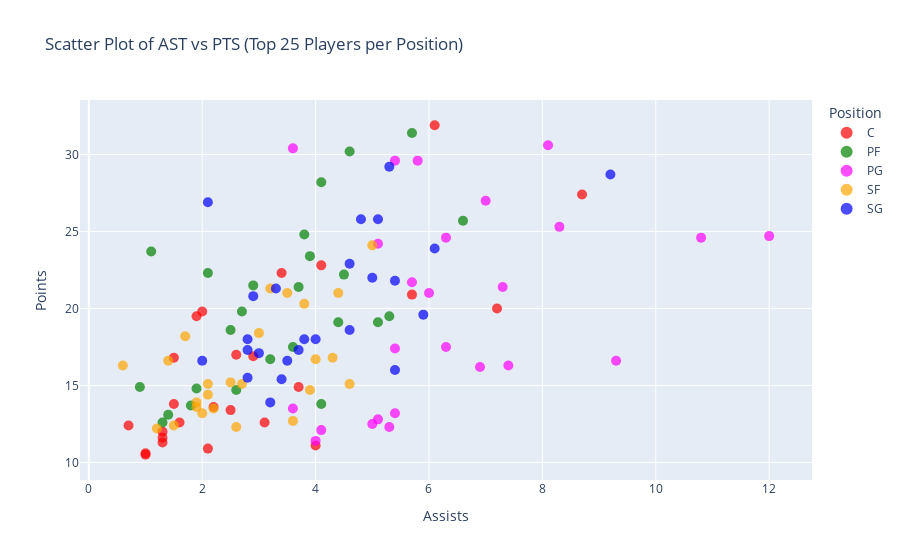

Notebook code cell kept with this figure:
### Markdown cell above
## AST vs PTS

### Code cell
import plotly.express as px

# Define a color scale mapping for positions
pos_color_mapping = {
    'C': 'red',
    'SG': 'blue',
    'PF': 'green',
    'SF': 'orange',
    'PG': 'magenta'    
}

# Map the 'Pos' column to colors
df['Color'] = df['Pos'].map(pos_color_mapping)

# Add a new column for marker size with a constant value (e.g., 5)
df['Marker_Size'] = 5

# Filter out players with multiple positions
df_filtered = df[~df['Pos'].str.contains('-')]

# Filter the top 15 players for each position
top_players = df_filtered.groupby('Pos').apply(lambda x: x.nlargest(25, 'PTS')).reset_index(drop=True)

# Create a scatter plot using Plotly Express
fig = px.scatter(top_players, x='AST', y='PTS', hover_name="Player", color='Pos', size='Marker_Size', opacity=0.7,
                 title='Scatter Plot of AST vs PTS (Top 25 Players per Position)',
                 labels={'AST': 'Assists', 'PTS': 'Points'},
                 color_discrete_map=pos_color_mapping)

# Update the legend title
fig.update_layout(legend_title_text='Position')

# Adjust the maximum marker size
fig.update_traces(marker=dict(size=10, sizemode='diameter', sizeref=0.1))

# Show the interactive plot
fig.show()

### Figure 1 — Plotly figure (JSON) as saved in the notebook; plotly's stock layout.template omitted (floating-point values rounded to 4 significant figures)
{"data": [{"hovertemplate": "<b>%{hovertext}</b><br><br>Pos=C<br>Assists=%{x}<br>Points=%{y}<br>Marker_Size=%{marker.size}<extra></extra>", "hovertext": ["Joel Embiid", "Nikola Jokić", "Bam Adebayo", "Anthony Davis", "Alperen Şengün", "Domantas Sabonis", "Jaren Jackson Jr.", "Kristaps Porziņģis", "Chet Holmgren", "Nikola Vučević", "Myles Turner", "Zach Collins", "Mark Williams", "Jarrett Allen", "Jonas Valančiūnas", "Deandre Ayton", "Jalen Duren", "Naz Reid", "Rudy Gobert", "Moritz Wagner", "Marvin Bagley III", "Jusuf Nurkić", "Jakob Poeltl", "Brook Lopez", "Clint Capela"], "legendgroup": "C", "marker": {"color": "red", "opacity": 0.7, "size": 10, "sizemode": "diameter", "sizeref": 0.1, "symbol": "circle"}, "mode": "markers", "name": "C", "orientation": "v", "showlegend": true, "type": "scatter", "x": [6.1, 8.7, 4.1, 3.4, 5.7, 7.2, 2, 1.9, 2.6, 2.9, 1.5, 3.7, 1.5, 2.2, 2.5, 1.6, 3.1, 0.7, 1.3, 1.3, 1.3, 4, 2.1, 1, 1], "xaxis": "x", "y": [31.9, 27.4, 22.8, 22.3, 20.9, 20, 19.8, 19.5, 17, 16.9, 16.8, 14.9, 13.8, 13.6, 13.4, 12.6, 12.6, 12.4, 12, 11.6, 11.3, 11.1, 10.9, 10.6, 10.5], "yaxis": "y"}, {"hovertemplate": "<b>%{hovertext}</b><br><br>Pos=PF<br>Assists=%{x}<br>Points=%{y}<br>Marker_Size=%{marker.size}<extra></extra>", "hovertext": ["Kevin Durant", "Giannis Antetokounmpo", "Jayson Tatum", "LeBron James", "Paul George", "Lauri Markkanen", "Kyle Kuzma", "Jerami Grant", "Zion Williamson", "Karl-Anthony Towns", "Jimmy Butler", "Tobias Harris", "Julius Randle", "Paolo Banchero", "Pascal Siakam", "Victor Wembanyama", "Jalen Williams", "Evan Mobley", "John Collins", "P.J. Washington", "Santi Aldama", "Aaron Gordon", "Cameron Johnson", "Bobby Portis", "Jabari Smith Jr."], "legendgroup": "PF", "marker": {"color": "green", "opacity": 0.7, "size": 10, "sizemode": "diameter", "sizeref": 0.1, "symbol": "circle"}, "mode": "markers", "name": "PF", "orientation": "v", "showlegend": true, "type": "scatter", "x": [5.7, 4.6, 4.1, 6.6, 3.8, 1.1, 3.9, 2.1, 4.5, 2.9, 3.7, 2.7, 5.3, 4.4, 5.1, 2.5, 3.6, 3.2, 0.9, 1.9, 2.6, 4.1, 1.8, 1.4, 1.3], "xaxis": "x", "y": [31.4, 30.2, 28.2, 25.7, 24.8, 23.7, 23.4, 22.3, 22.2, 21.5, 21.4, 19.8, 19.5, 19.1, 19.1, 18.6, 17.5, 16.7, 14.9, 14.8, 14.7, 13.8, 13.7, 13.1, 12.6], "yaxis": "y"}, {"hovertemplate": "<b>%{hovertext}</b><br><br>Pos=PG<br>Assists=%{x}<br>Points=%{y}<br>Marker_Size=%{marker.size}<extra></extra>", "hovertext": ["Luka Dončić", "Stephen Curry", "De'Aaron Fox", "Shai Gilgeous-Alexander", "Tyrese Maxey", "LaMelo Ball", "Tyrese Haliburton", "Damian Lillard", "Trae Young", "Jalen Brunson", "CJ McCollum", "Cade Cunningham", "Darius Garland", "D'Angelo Russell", "Malcolm Brogdon", "Fred VanVleet", "Jamal Murray", "Dennis Schröder", "Cole Anthony", "Russell Westbrook", "Jrue Holiday", "Marcus Smart", "Spencer Dinwiddie", "Coby White", "Markelle Fultz"], "legendgroup": "PG", "marker": {"color": "magenta", "opacity": 0.7, "size": 10, "sizemode": "diameter", "sizeref": 0.1, "symbol": "circle"}, "mode": "markers", "name": "PG", "orientation": "v", "showlegend": true, "type": "scatter", "x": [8.1, 3.6, 5.4, 5.8, 7, 8.3, 12, 6.3, 10.8, 5.1, 5.7, 7.3, 6, 6.3, 5.4, 9.3, 7.4, 6.9, 3.6, 5.4, 5.1, 5, 5.3, 4.1, 4], "xaxis": "x", "y": [30.6, 30.4, 29.6, 29.6, 27, 25.3, 24.7, 24.6, 24.6, 24.2, 21.7, 21.4, 21, 17.5, 17.4, 16.6, 16.3, 16.2, 13.5, 13.2, 12.8, 12.5, 12.3, 12.1, 11.4], "yaxis": "y"}, {"hovertemplate": "<b>%{hovertext}</b><br><br>Pos=SF<br>Assists=%{x}<br>Points=%{y}<br>Marker_Size=%{marker.size}<extra></extra>", "hovertext": ["Brandon Ingram", "Jaylen Brown", "DeMar DeRozan", "Kawhi Leonard", "Mikal Bridges", "Franz Wagner", "Tim Hardaway Jr.", "Keldon Johnson", "Miles Bridges", "Michael Porter Jr.", "Kelly Oubre Jr.", "Jalen Johnson", "OG Anunoby", "Gordon Hayward", "Duncan Robinson", "Max Strus", "Klay Thompson", "Dillon Brooks", "Brandon Miller", "Bennedict Mathurin", "Keegan Murray", "Deni Avdija", "De'Andre Hunter", "Buddy Hield", "Saddiq Bey"], "legendgroup": "SF", "marker": {"color": "orange", "opacity": 0.7, "size": 10, "sizemode": "diameter", "sizeref": 0.1, "symbol": "circle"}, "mode": "markers", "name": "SF", "orientation": "v", "showlegend": true, "type": "scatter", "x": [5, 3.2, 4.4, 3.5, 3.8, 3, 1.7, 4.3, 4, 1.4, 0.6, 2.5, 2.1, 4.6, 2.7, 3.9, 2.1, 1.9, 1.9, 2.2, 2, 3.6, 1.5, 2.6, 1.2], "xaxis": "x", "y": [24.1, 21.3, 21, 21, 20.3, 18.4, 18.2, 16.8, 16.7, 16.6, 16.3, 15.2, 15.1, 15.1, 15.1, 14.7, 14.4, 13.9, 13.6, 13.5, 13.2, 12.7, 12.4, 12.3, 12.2], "yaxis": "y"}, {"hovertemplate": "<b>%{hovertext}</b><br><br>Pos=SG<br>Assists=%{x}<br>Points=%{y}<br>Marker_Size=%{marker.size}<extra></extra>", "hovertext": ["Donovan Mitchell", "Devin Booker", "Cam Thomas", "Desmond Bane", "Anthony Edwards", "Kyrie Irving", "Tyler Herro", "Terry Rozier", "Dejounte Murray", "Zach LaVine", "RJ Barrett", "Scottie Barnes", "Jordan Clarkson", "Jalen Green", "Caris LeVert", "Anfernee Simons", "Bradley Beal", "Devin Vassell", "Shaedon Sharpe", "Jordan Poole", "Lonnie Walker IV", "James Harden", "Bogdan Bogdanović", "Immanuel Quickley", "Eric Gordon"], "legendgroup": "SG", "marker": {"color": "blue", "opacity": 0.7, "size": 10, "sizemode": "diameter", "sizeref": 0.1, "symbol": "circle"}, "mode": "markers", "name": "SG", "orientation": "v", "showlegend": true, "type": "scatter", "x": [5.3, 9.2, 2.1, 4.8, 5.1, 6.1, 4.6, 5, 5.4, 3.3, 2.9, 5.9, 4.6, 2.8, 3.8, 4, 3.7, 2.8, 3, 3.5, 2, 5.4, 2.8, 3.4, 3.2], "xaxis": "x", "y": [29.2, 28.7, 26.9, 25.8, 25.8, 23.9, 22.9, 22, 21.8, 21.3, 20.8, 19.6, 18.6, 18, 18, 18, 17.3, 17.3, 17.1, 16.6, 16.6, 16, 15.5, 15.4, 13.9], "yaxis": "y"}], "layout": {"legend": {"itemsizing": "constant", "title": {"text": "Position"}, "tracegroupgap": 0}, "title": {"text": "Scatter Plot of AST vs PTS (Top 25 Players per Position)"}, "xaxis": {"anchor": "y", "domain": [0, 1], "title": {"text": "Assists"}}, "yaxis": {"anchor": "x", "domain": [0, 1], "title": {"text": "Points"}}}}
